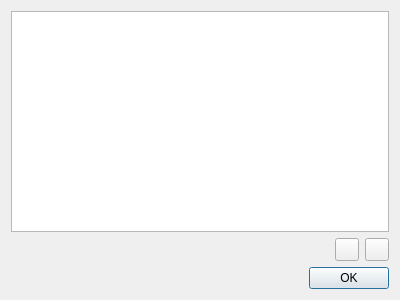
<?xml version="1.0" encoding="UTF-8"?>
<ui version="4.0">
 <class>GGVariableEditDialog</class>
 <widget class="QDialog" name="GGVariableEditDialog">
  <property name="geometry">
   <rect>
    <x>0</x>
    <y>0</y>
    <width>400</width>
    <height>300</height>
   </rect>
  </property>
  <property name="windowTitle">
   <string>Variables</string>
  </property>
  <layout class="QVBoxLayout" name="verticalLayout">
   <item>
    <widget class="QTreeView" name="lstVariables">
     <property name="rootIsDecorated">
      <bool>true</bool>
     </property>
     <property name="itemsExpandable">
      <bool>false</bool>
     </property>
     <property name="expandsOnDoubleClick">
      <bool>false</bool>
     </property>
    </widget>
   </item>
   <item>
    <layout class="QHBoxLayout" name="horizontalLayout">
     <item>
      <spacer name="horizontalSpacer">
       <property name="orientation">
        <enum>Qt::Horizontal</enum>
       </property>
       <property name="sizeHint" stdset="0">
        <size>
         <width>40</width>
         <height>20</height>
        </size>
       </property>
      </spacer>
     </item>
     <item>
      <widget class="QToolButton" name="btnRemove">
       <property name="text">
        <string notr="true"/>
       </property>
       <property name="icon">
        <iconset>
         <normalon>:/icons/delete</normalon>
        </iconset>
       </property>
       <property name="shortcut">
        <string>Ctrl+D</string>
       </property>
      </widget>
     </item>
     <item>
      <widget class="QToolButton" name="btnAdd">
       <property name="text">
        <string notr="true"/>
       </property>
       <property name="icon">
        <iconset>
         <normalon>:/icons/add</normalon>
        </iconset>
       </property>
       <property name="shortcut">
        <string>Ctrl+A</string>
       </property>
      </widget>
     </item>
    </layout>
   </item>
   <item>
    <widget class="QDialogButtonBox" name="buttonBox">
     <property name="orientation">
      <enum>Qt::Horizontal</enum>
     </property>
     <property name="standardButtons">
      <set>QDialogButtonBox::Ok</set>
     </property>
    </widget>
   </item>
  </layout>
 </widget>
 <resources/>
 <connections>
  <connection>
   <sender>buttonBox</sender>
   <signal>accepted()</signal>
   <receiver>GGVariableEditDialog</receiver>
   <slot>accept()</slot>
   <hints>
    <hint type="sourcelabel">
     <x>248</x>
     <y>254</y>
    </hint>
    <hint type="destinationlabel">
     <x>157</x>
     <y>274</y>
    </hint>
   </hints>
  </connection>
  <connection>
   <sender>buttonBox</sender>
   <signal>rejected()</signal>
   <receiver>GGVariableEditDialog</receiver>
   <slot>reject()</slot>
   <hints>
    <hint type="sourcelabel">
     <x>316</x>
     <y>260</y>
    </hint>
    <hint type="destinationlabel">
     <x>286</x>
     <y>274</y>
    </hint>
   </hints>
  </connection>
 </connections>
</ui>
